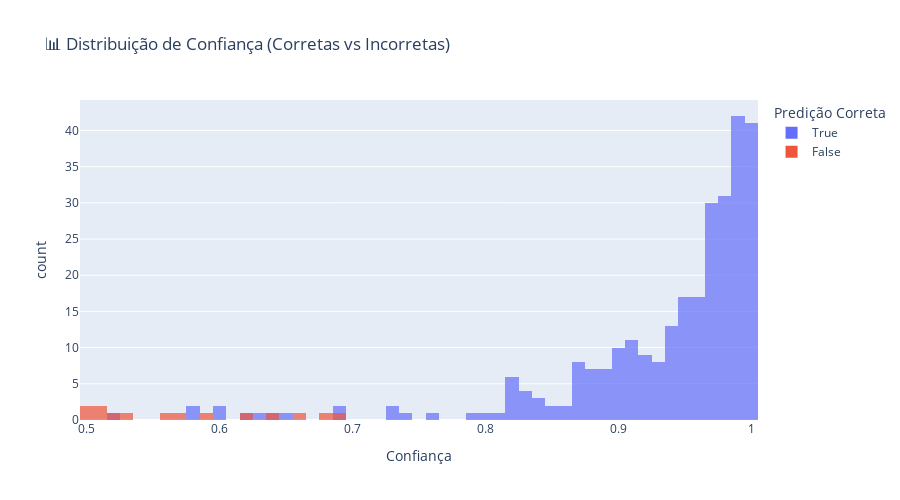

The cell this chart's notebook holds for it:
### Markdown cell above
## 8️⃣ Análise de Confiança das Predições

### Code cell
# Calcular confiança (max probability)
test_confidence = test_predictions_proba.max(axis=1)

# Criar DataFrame com resultados
results_df = pd.DataFrame({
    'real': y_test.values,
    'predicted': test_predictions,
    'confidence': test_confidence,
    'correct': y_test.values == test_predictions
})

print("📊 ANÁLISE DE CONFIANÇA")
print("="*50)
print(f"   Confiança média:    {test_confidence.mean():.4f}")
print(f"   Confiança mediana:  {np.median(test_confidence):.4f}")
print(f"   Confiança mínima:   {test_confidence.min():.4f}")
print(f"   Confiança máxima:   {test_confidence.max():.4f}")
print("="*50)

# Distribuição de confiança
fig = px.histogram(
    results_df,
    x='confidence',
    color='correct',
    nbins=50,
    title='📊 Distribuição de Confiança (Corretas vs Incorretas)',
    labels={'confidence': 'Confiança', 'correct': 'Predição Correta'},
    barmode='overlay',
    opacity=0.7
)
fig.update_layout(height=500)
fig.show()

# Acurácia por faixa de confiança
confidence_bins = pd.cut(results_df['confidence'], bins=[0, 0.5, 0.7, 0.9, 1.0])
accuracy_by_confidence = results_df.groupby(confidence_bins)['correct'].mean()

print("\n📊 Acurácia por faixa de confiança:")
print(accuracy_by_confidence)

### Figure 1 — Plotly figure (JSON) as saved in the notebook; plotly's stock layout.template omitted (floating-point values rounded to 4 significant figures; data arrays with more than 128 entries replaced by an {"elided": "..."} marker saying what was removed)
{"data": [{"bingroup": "x", "hovertemplate": "Predição Correta=True<br>Confiança=%{x}<br>count=%{y}<extra></extra>", "legendgroup": "True", "marker": {"color": "#636efa", "opacity": 0.7, "pattern": {"shape": ""}}, "name": "True", "nbinsx": 50, "orientation": "v", "showlegend": true, "type": "histogram", "x": {"elided": "286 float values"}, "xaxis": "x", "yaxis": "y"}, {"bingroup": "x", "hovertemplate": "Predição Correta=False<br>Confiança=%{x}<br>count=%{y}<extra></extra>", "legendgroup": "False", "marker": {"color": "#EF553B", "opacity": 0.7, "pattern": {"shape": ""}}, "name": "False", "nbinsx": 50, "orientation": "v", "showlegend": true, "type": "histogram", "x": [0.6865, 0.5581, 0.568, 0.5026, 0.5935, 0.6358, 0.5306, 0.5203, 0.5096, 0.66, 0.6769, 0.5094, 0.5032, 0.6182], "xaxis": "x", "yaxis": "y"}], "layout": {"barmode": "overlay", "height": 500, "legend": {"title": {"text": "Predição Correta"}, "tracegroupgap": 0}, "title": {"text": "📊 Distribuição de Confiança (Corretas vs Incorretas)"}, "xaxis": {"anchor": "y", "domain": [0, 1], "title": {"text": "Confiança"}}, "yaxis": {"anchor": "x", "domain": [0, 1], "title": {"text": "count"}}}}
